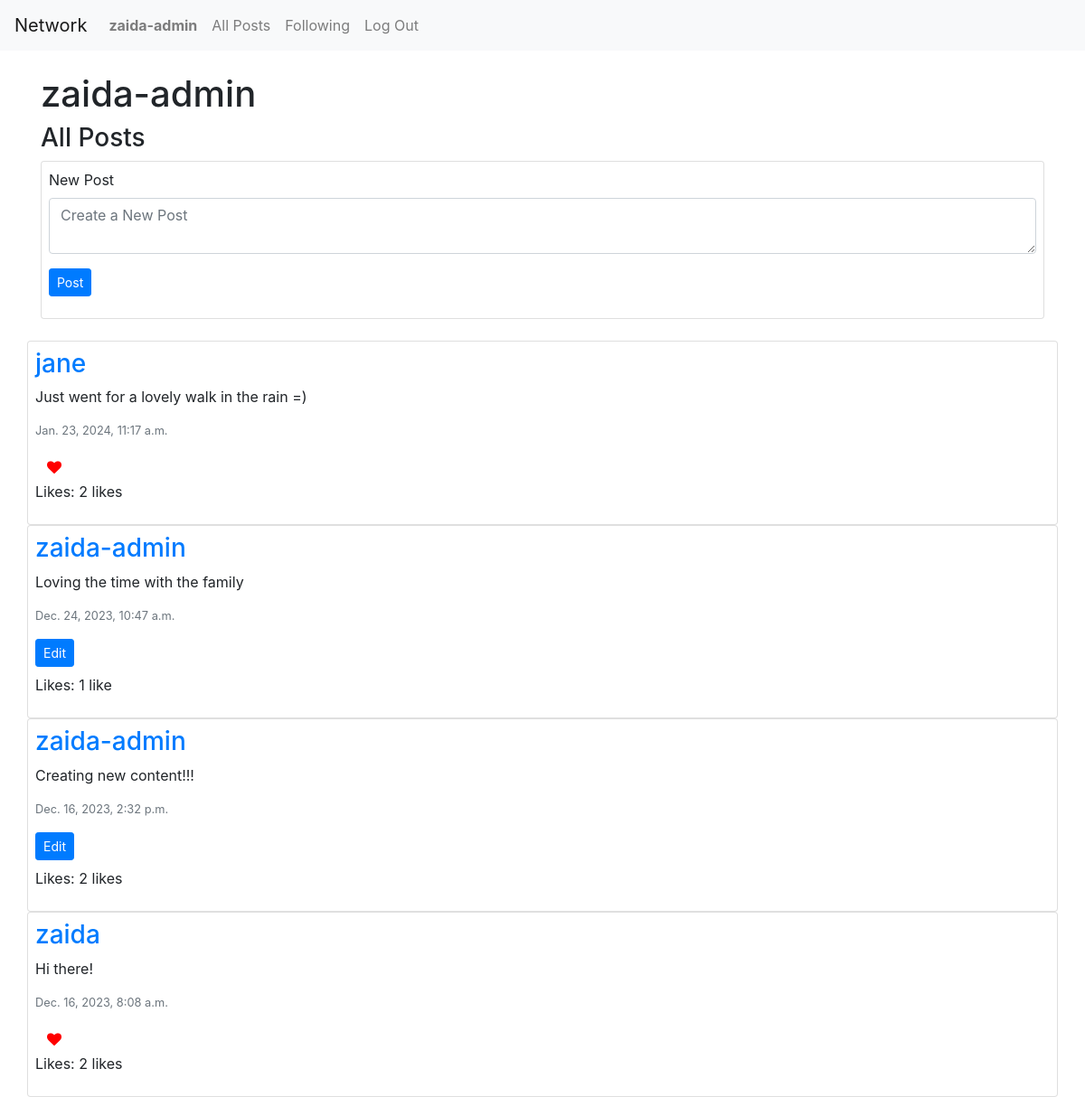
The page / (signed in) on the database as committed earlier.
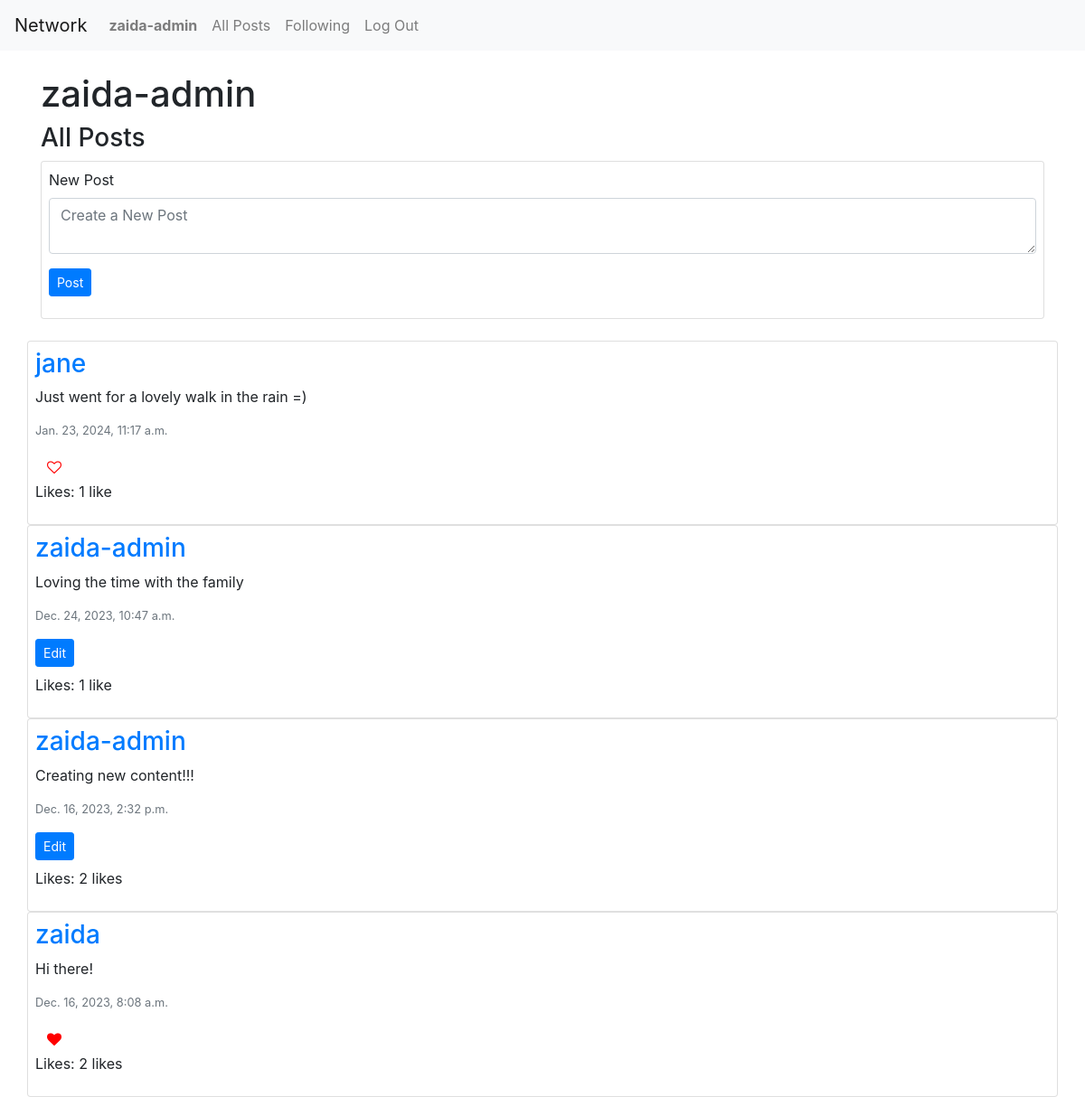
The same page on the database as committed later.
### network/models.py (models this page shows, shortened)
class Post(models.Model):
    user= models.ForeignKey("User", on_delete=models.CASCADE, related_name='posts')
    content = models.CharField(max_length=300)
    timestamp = models.DateTimeField(auto_now_add=True)
    like = models.IntegerField(default=0)

class User(AbstractUser):
    followers= models.ManyToManyField("self", symmetrical=False, related_name='following', blank=True)

### network/views.py (the view)
# urls.py: path("", views.index, name="index"),
def index(request):
    posts = Post.objects.all().order_by('id').reverse()
    paginator = Paginator(posts, 10)
    page_number = request.GET.get('page')
    page_obj = paginator.get_page(page_number)
    allLikes = Like.objects.all()
    postsLiked = []
    try:
        for like in allLikes:
            if like.user.id == request.user.id:
                postsLiked.append(like.post.id)
    except:
        postsLiked = []
    return render(request, "network/index.html", {
        'posts': posts,
        'page_obj': page_obj,
        'postsLiked': postsLiked
    })

### network/templates/network/index.html (shortened to what this page needs)
{% extends "network/layout.html" %} {% load static %} {% block body %}
<div id="title">
  <h1 class="mt-4">{{ request.user.username }}</h1>
  <h3>All Posts</h3>
</div>
{% if user.is_authenticated %}
<div id="compose-view" class="card p-2 mb-4">
  <form id="compose-form" method="post" action="{% url 'compose' %}">
    <div class="form-group">
      <label for="compose-body">New Post</label>
      <textarea
        class="form-control"
        id="compose-body"
        name="compose-body"
        placeholder="Create a New Post"
      ></textarea>
    </div>
    <div class="form-group">
      <input type="submit" class="btn btn-primary btn-sm" value="Post" />
    </div>
  </form>
</div>
{% endif %}
<div id="posts-view">
  <div id="all-posts">
    {% for post in page_obj %}
    <div class="row post card p-2">
      <h3>
        <a href="{% url 'profile' user_id=post.user.id%}">{{post.user}}</a>
      </h3>
      <p id="content_{{ post.id }}">{{ post.content }}</p>
      <p class="text-secondary lh-1 small">{{ post.timestamp }}</p>
      {% if user.is_authenticated %} {% if user == post.user %}
      <div>
        <button
          class="btn btn-primary btn-sm"
          data-toggle="modal"
          data-target="#modal_edit_{{ post.id }}"
        >
          Edit
        </button>
      </div>
      <p class="mt-2">
        <span class="like_count">Likes: {{ post.like }} </span>
        {% if post.like == 1 %} like {% else %} likes {% endif %}
      </p>
      {% else %} {% if post.id in postsLiked %}
      <button
        id="{{ post.id }}"
        class="btn col-1 fa fa-heart text-left"
        style="color: red"
        onclick="likeHandler('{{ post.id }}', '{{ postsLiked }}', '{{likeCount}}')"
      ></button>
      <p>
        <span class="like_count">Likes: {{ post.like }} </span>
        {% if post.like == 1 %} like {% else %} likes {% endif %}
      </p>
      {% else %}
      <button
        id="{{ post.id }}"
        class="btn col-1 fa fa-heart-o text-left"
        style="color: red"
        onclick="likeHandler('{{ post.id }}', '{{ postsLiked }}')"
      ></button>
      <p>
        <span class="like_count">Likes: {{ post.like }} </span>
        {% if post.like == 1 %} like {% else %} likes {% endif %}
      </p>
      {% endif %} {% endif %} {% endif %}
    </div>
    {% endfor %}
  </div>
</div>
{% endblock %}

Rows that differ between the two databases and show on the page:
changed Post "Just went for a lovely walk in the rain =)": like "2" → "1"; like "likes" → "like"
